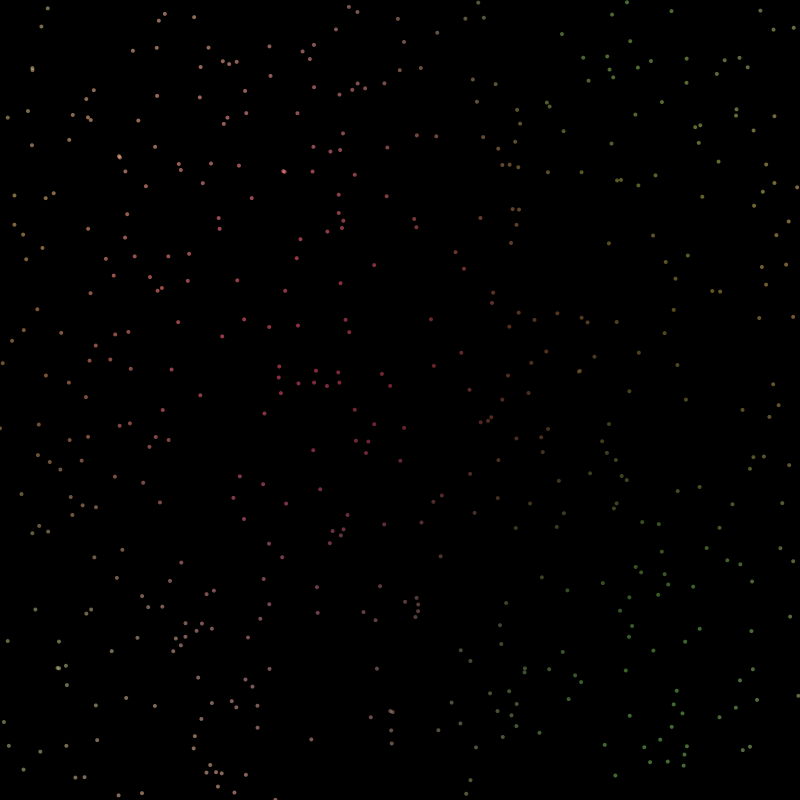
Frame 1 (no input)
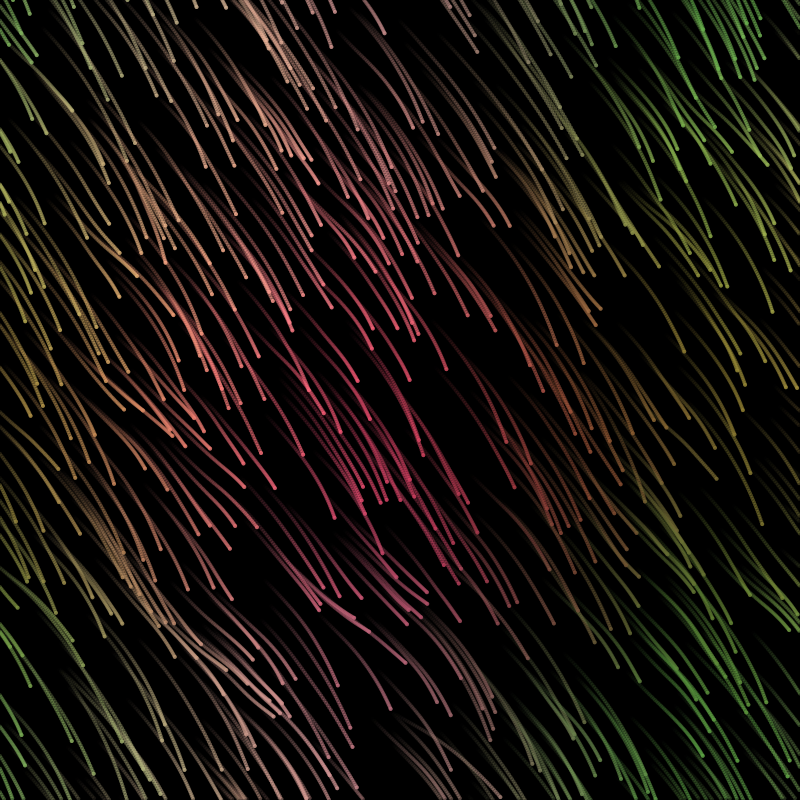
Frame 60 (the mouse pressed at the canvas centre just before this capture)
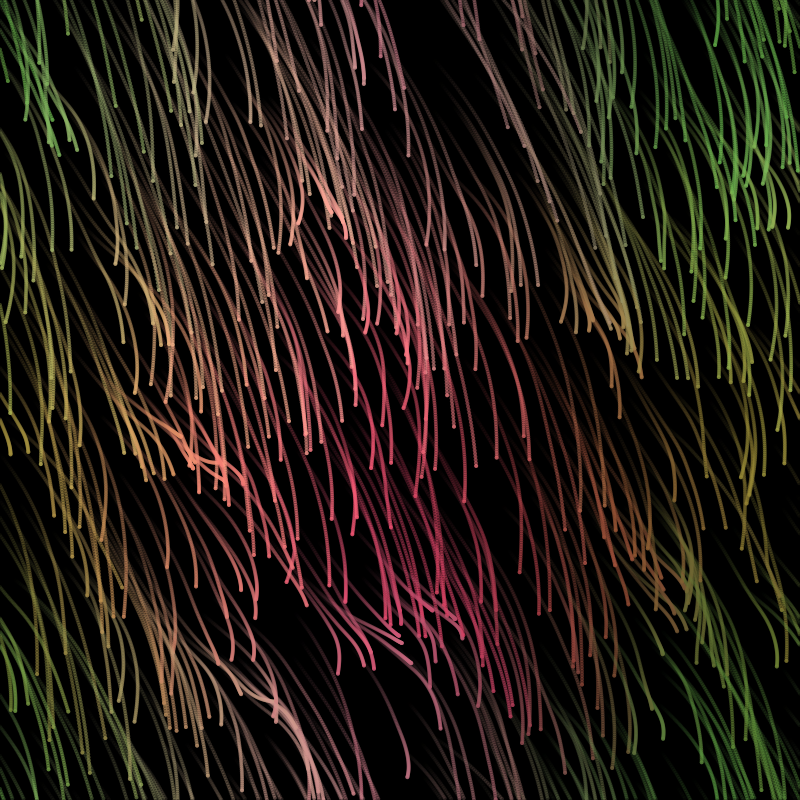
Frame 120 (the mouse held since frame 60 and released just before this capture)

The Processing sketch that drew these frames (run headless with seeded random() and noise(); from frame 60 on, the mouse is pressed at the canvas centre):

// Processing sketch: chatGPTart8
// ── chatGPTart8.pde
// Tweakable parameters
int numParticles = 500;         // Number of particles
float particleSize = 4.0;       // Base size of each particle
float speed = 2.5;              // Speed of particle movement
float attractionStrength = 0.01; // Attraction towards the center
float repulsionStrength = 0.1;  // Repulsion force between particles
float forceFactor = 1.5;        // Factor for the effect of forces
float trailLength = 100;        // Maximum length of the particle trail
float backgroundAlpha = 10;     // Background fading alpha
float noiseStrength = 0.02;     // Noise applied to movement
boolean interactive = true;     // Toggle interaction with mouse

ArrayList<Particle> particles;
float maskOffsetX = 0;          // Horizontal offset for color mask animation
float maskOffsetY = 0;          // Vertical offset for color mask animation

void setup() {
  size(800, 800);
  noStroke();
  smooth();
  particles = new ArrayList<Particle>();
  // Create particles at random positions
  for (int i = 0; i < numParticles; i++) {
    particles.add(new Particle(random(width), random(height)));
  }
}

void draw() {
  // Draw the background without the color mask
  background(0, backgroundAlpha);

  // Update the color mask to morph it faster
  updateColorMask();

  // Update and display each particle
  for (Particle p : particles) {
    p.applyForces();
    p.update();
    p.display();
  }
}

// Function to apply the evolving color mask to the particle
int applyColorMask(float x, float y) {
  float maskX = (x + maskOffsetX) / width;
  float maskY = (y + maskOffsetY) / height;

  // Using a warm, smooth palette with subtle transitions
  float r = (sin(maskX * TWO_PI + maskOffsetX * 0.1) * 60 + 180) + (sin(maskY * TWO_PI + maskOffsetY * 0.1) * 30);
  float g = (cos(maskY * TWO_PI + maskOffsetY * 0.2) * 40 + 140) + (cos(maskX * TWO_PI + maskOffsetX * 0.15) * 40);
  float b = (sin(maskX * TWO_PI + maskOffsetY * 0.3) * 40 + 100) + (cos(maskY * TWO_PI + maskOffsetX * 0.25) * 20);

  // Keeping the values within range, but leaning towards warm tones
  r = constrain(r, 0, 255);
  g = constrain(g, 50, 180); // Slightly toned-down green for balance
  b = constrain(b, 50, 150); // Softer blues

  return color(r, g, b, 150); // Soft colors for particle interaction
}

// Particle class definition
class Particle {
  PVector position;
  PVector velocity;
  PVector acceleration;
  int col; // Use int type for color (initial particle color)
  ArrayList<PVector> trail;

  Particle(float x, float y) {
    position = new PVector(x, y);
    velocity = PVector.fromAngle(PI / 4); // All particles move in the same general direction
    velocity.mult(speed);
    acceleration = new PVector(0, 0);
    col = applyColorMask(x, y); // Store initial color when the particle is created
    trail = new ArrayList<PVector>();
  }

  // Apply forces to the particle
  void applyForces() {
    // Attraction to the center of the screen
    PVector center = new PVector(width / 2, height / 2);
    PVector towardsCenter = PVector.sub(center, position);
    float distance = towardsCenter.mag();
    towardsCenter.normalize();
    float strength = attractionStrength / (distance + 1); // Distance affects attraction
    towardsCenter.mult(strength);
    acceleration.add(towardsCenter);
    
    // Repulsion between particles (to avoid clumping)
    for (Particle p : particles) {
      if (p != this) {
        PVector force = PVector.sub(p.position, position);
        float dist = force.mag();
        if (dist < 100) {  // Only apply repulsion when particles are close
          force.normalize();
          force.mult(repulsionStrength / (dist * dist)); // Stronger at closer distances
          acceleration.sub(force);
        }
      }
    }

    // Add random noise to create swirling motion
    float angle = noise(position.x * noiseStrength, position.y * noiseStrength) * TWO_PI;
    PVector noiseForce = PVector.fromAngle(angle).mult(noiseStrength);
    acceleration.add(noiseForce);

    // Apply mouse interaction if enabled
    if (interactive) {
      PVector mousePos = new PVector(mouseX, mouseY);
      PVector mouseForce = PVector.sub(mousePos, position);
      float distanceToMouse = mouseForce.mag();
      mouseForce.normalize();
      mouseForce.mult(0.1 / (distanceToMouse + 1)); // Weak attraction/repulsion to mouse
      acceleration.add(mouseForce);
    }

    // Apply the final velocity and limit it to avoid excessive speed
    velocity.add(acceleration);
    velocity.limit(5);
  }

  // Update the particle's position
  void update() {
    position.add(velocity);
    acceleration.mult(0);  // Reset acceleration after each frame

    // Keep particle inside the window (wrap around edges)
    if (position.x < 0) position.x = width;
    if (position.x > width) position.x = 0;
    if (position.y < 0) position.y = height;
    if (position.y > height) position.y = 0;

    // Add the current position to the trail
    trail.add(new PVector(position.x, position.y));
    if (trail.size() > trailLength) {
      trail.remove(0);  // Maintain trail length
    }
  }

  // Display the particle and its trail
  void display() {
    // Draw the trail with fading effect, using the particle's initial color
    for (int i = 0; i < trail.size(); i++) {
      PVector p = trail.get(i);
      float alpha = map(i, 0, trail.size(), 0, 255);
      fill(col, alpha);
      ellipse(p.x, p.y, particleSize, particleSize);
    }

    // Draw the particle itself with its color
    fill(col);
    ellipse(position.x, position.y, particleSize, particleSize);
  }
}

// Update the background color mask (animated gradient)
void updateColorMask() {
  maskOffsetX += 0.02;  // Increased speed of the color mask animation for quicker changes
  maskOffsetY += 0.02;  // Increased speed of the color mask animation for quicker changes
}
